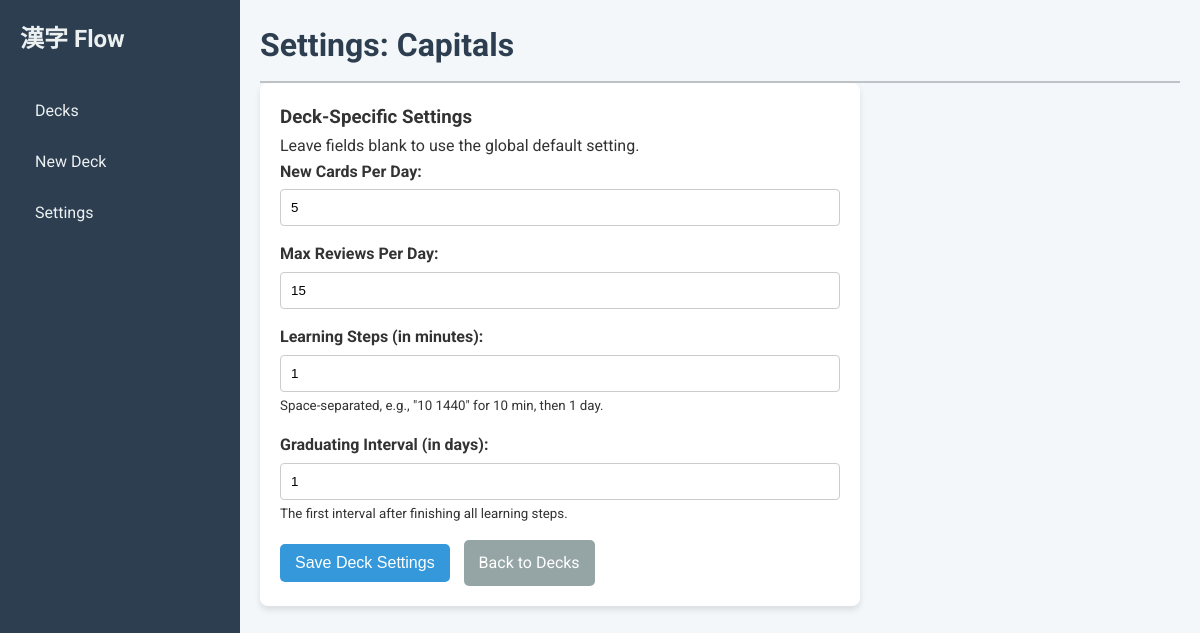
The page /settings/1 on the database as committed earlier.
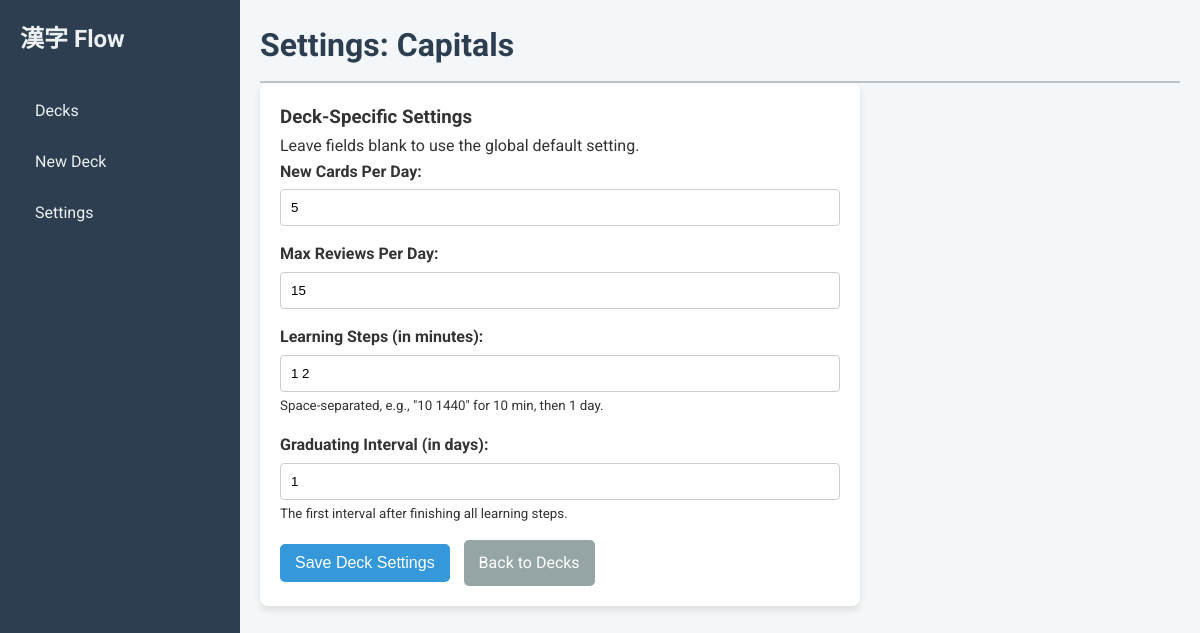
The same page on the database as committed later.
### tables this page shows
CREATE TABLE decks (
            id INTEGER PRIMARY KEY AUTOINCREMENT,
            name TEXT NOT NULL UNIQUE,
            card_template TEXT NOT NULL,
            card_css TEXT NOT NULL,
            new_cards_per_day INTEGER,
            max_reviews_per_day INTEGER,
            learning_steps TEXT,
            graduating_interval INTEGER
        );

### app/main.py (the view)
@app.get("/settings/{deck_id}", response_class=HTMLResponse)
async def deck_settings_page(request: Request, deck_id: int, db: sqlite3.Connection = Depends(get_database)):
    deck = crud.get_deck(db, deck_id)
    if not deck:
        return RedirectResponse(url="/decks")
    global_new = crud.get_setting(db, "new_cards_per_day") or "5"
    global_max = crud.get_setting(db, "max_reviews_per_day") or "20"
    return templates.TemplateResponse("settings_deck.html", {"request": request, "deck": deck, "global_new_cards_per_day": global_new, "global_max_reviews_per_day": global_max, "message": None})

### templates/settings_deck.html (shortened to what this page needs)
{% extends "base.html" %}
{% block page_title %}Settings: {{ deck.name }}{% endblock %}
{% block content %}
    <div class="card form-card">
        <h3>Deck-Specific Settings</h3>
        <p>Leave fields blank to use the global default setting.</p>
        <form action="/settings/{{ deck.id }}" method="post">
            <div class="form-group">
                <label for="new_cards_per_day">New Cards Per Day:</label>
                <input type="number" id="new_cards_per_day" name="new_cards_per_day" value="{{ deck.new_cards_per_day or '' }}" placeholder="Global Default: {{ global_new_cards_per_day }}" min="1">
            </div>
            <div class="form-group">
                <label for="max_reviews_per_day">Max Reviews Per Day:</label>
                <input type="number" id="max_reviews_per_day" name="max_reviews_per_day" value="{{ deck.max_reviews_per_day or '' }}" placeholder="Global Default: {{ global_max_reviews_per_day }}" min="1">
            </div>
            <div class="form-group">
                <label for="learning_steps">Learning Steps (in minutes):</label>
                <input type="text" id="learning_steps" name="learning_steps" value="{{ deck.learning_steps or '' }}" placeholder="Global: {{ global_learning_steps }}">
                <small>Space-separated, e.g., "10 1440" for 10 min, then 1 day.</small>
            </div>
            <div class="form-group">
                <label for="graduating_interval">Graduating Interval (in days):</label>
                <input type="number" id="graduating_interval" name="graduating_interval" value="{{ deck.graduating_interval or '' }}" placeholder="Global: {{ global_graduating_interval }}" min="1">
                <small>The first interval after finishing all learning steps.</small>
            </div>
            <button type="submit" class="btn btn-primary">Save Deck Settings</button>
            <a href="/decks" class="btn btn-secondary">Back to Decks</a>
        </form>
    </div>
{% endblock %}

### templates/base.html (shortened to what this page needs)
<!DOCTYPE html>
<html lang="en">
<head>
    <link rel="stylesheet" href="/static/css/style.css">
</head>
<body>
    <div class="container">
        <aside class="sidebar">
            <div class="logo">
                <span>漢字 Flow</span>
            </div>
            <nav>
                <ul>
                    <li><a href="/decks">Decks</a></li>
                    <li><a href="/add_deck">New Deck</a></li>
                    <li><a href="/settings">Settings</a></li>
                </ul>
            </nav>
        </aside>
        <main class="content">
            <header class="header">
                <h1>{% block page_title %}{% endblock %}</h1>
            </header>
            <div class="main-content-area">
                {% block content %}{% endblock %}
            </div>
        </main>
    </div>
</body>
</html>

### static/css/style.css (style rules this page uses)
* { box-sizing: border-box; margin: 0; }
body { font-family: 'Roboto', 'Noto Sans JP', sans-serif; background-color: #f4f7f9; color: #333; line-height: 1.6; }
.container { display: flex; }
.sidebar { width: 20%; max-width: 290px; min-width: 240px; flex-shrink: 0; background-color: #2c3e50; color: #ecf0f1; height: 100vh; padding: 20px; position: sticky; top: 0; }
.content { flex-grow: 1; padding: 20px; height: 100vh; overflow-y: auto; }
.sidebar .logo { display: flex; align-items: center; margin-bottom: 30px; }
.sidebar .logo span { font-size: 1.5em; font-weight: 700; }
.sidebar nav ul { list-style-type: none; padding: 0; }
.sidebar nav ul li a { color: #ecf0f1; text-decoration: none; display: block; padding: 10px 15px; border-radius: 5px; margin-bottom: 5px; transition: background-color 0.3s; }
.header h1 { color: #2c3e50; border-bottom: 2px solid #bdc3c7; padding-bottom: 10px; }
.card { background-color: #ffffff; border-radius: 8px; box-shadow: 0 4px 6px rgba(0, 0, 0, 0.1); padding: 20px; margin-bottom: 20px; }
.form-card { max-width: 600px; }
.form-group { margin-bottom: 15px; }
.form-group label { display: block; margin-bottom: 5px; font-weight: 700; }
.form-group input[type="text"], .form-group input[type="number"] { width: 100%; padding: 10px; border: 1px solid #ccc; border-radius: 4px; }
.btn { padding: 10px 15px; border: none; border-radius: 5px; cursor: pointer; font-size: 1em; text-decoration: none; display: inline-block; margin-right: 10px; }
.btn-primary { background-color: #3498db; color: white; }
.btn-secondary { background-color: #95a5a6; color: white; }

Rows that differ between the two databases and show on the page:
changed decks "Capitals": learning_steps "1" → "1 2"
